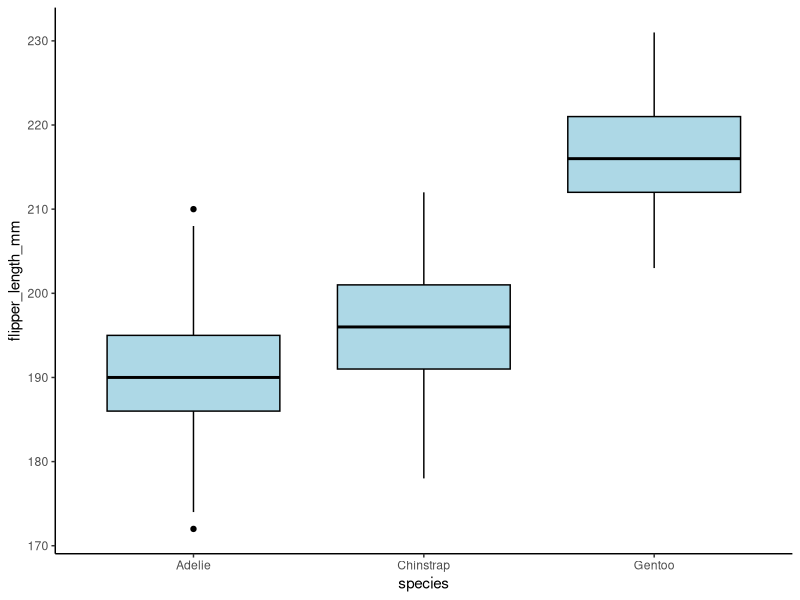
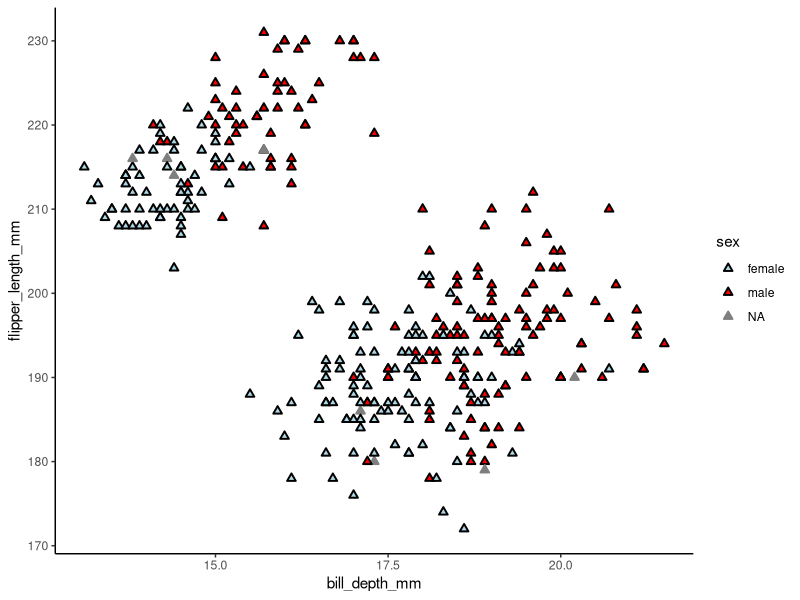

Write the R code that produced these figures, in order.
## ---- chunk 1
#| include: false
library(tidyverse)
library(palmerpenguins)
## ---- chunk 2
#| echo: false
knitr::kable(data.frame(
    use = c("Forest", "Dryland Cropping", "Pasture-Vertosol", "Pasture-Other", "Irrigated"),
    n = c(9, 14, 14, 2, 5),
    mean = c(0.65, 0.96, 1.06, 1.31, 0.78),
    variance = c(1.4, 0.4, 0.8, 0.4, 0.8),
    percent_area = c(20, 35, 35, 6, 4)
))
## ---- chunk 3
soil <- data.frame(
  use = c("Forest", "Dryland Cropping", "Pasture-Vertosol",
          "Pasture-Other", "Irrigated"),
  n = c(9, 14, 14, 2, 5),
  mean = c(0.65, 0.96, 1.06, 1.31, 0.78),
  variance = c(1.4, 0.4, 0.8, 0.4, 0.8),
  percent_area = c(20, 35, 35, 6, 4)
)
## ---- chunk 4
weighted_mean <- sum(soil$mean * soil$percent_area / 100)
weighted_mean
## ---- chunk 5
var_of_mean <- soil$variance / soil$n
## ---- chunk 6
weight <- soil$percent_area / 100
weighted_var <- sum(var_of_mean * weight^2)
weighted_var
## ---- chunk 7
tcrit <- qt(p = 0.975, df = sum(soil$n) - nrow(soil))

lower <- weighted_mean - tcrit * sqrt(weighted_var)
upper <- weighted_mean + tcrit * sqrt(weighted_var)

c(mean = weighted_mean, L95 = lower, U95 = upper)
## ---- chunk 8
str(penguins)
## ---- chunk 9
ggplot(penguins, aes(x = species, y = flipper_length_mm)) +
  geom_boxplot(colour = "black", fill = "lightblue") +
  theme_classic()
## ---- chunk 10
ggplot(penguins, aes(x = bill_depth_mm,
                     y = flipper_length_mm,
                     colour = sex,
                     fill = sex)) +
  geom_point(stroke = 1, shape = 24) +
  scale_colour_manual(values = c("black", "black")) +
  scale_fill_manual(values = c("lightblue", "red")) +
  theme_classic()
## ---- chunk 11
spring <- c(4, 2, 6, 1, 3)
autumn <- c(9, 7, 18, 14, 7)
## ---- chunk 12
t.test(spring, autumn, paired = FALSE)
## ---- chunk 13
t.test(spring, autumn, paired = TRUE)
## ---- chunk 14
group_1 <- c(4, 4, 4, 9, 9, 9)
group_2 <- c(11, 11, 11, 8, 8, 8)

t.test(group_1, group_2, paired = TRUE)
t.test(group_1, group_2, paired = FALSE)
## ---- chunk 15
group_1 <- c(9, 9, 9, 4, 4, 4)
group_2 <- c(11, 11, 11, 8, 8, 8)

t.test(group_1, group_2, paired = TRUE)
t.test(group_1, group_2, paired = FALSE)
